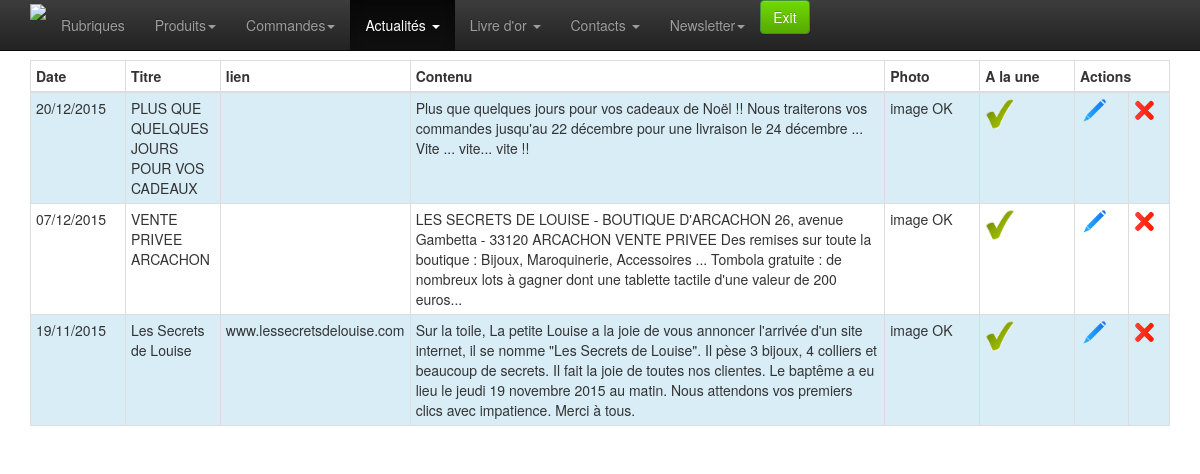
/admin/news-list.php (signed in), run on the app's committed database.
### tables this page shows
CREATE TABLE `news` (
  `id_news` int(11) NOT NULL AUTO_INCREMENT,
  `date_news` datetime NOT NULL,
  `titre` varchar(250) NOT NULL,
  `accroche` text,
  `contenu` text,
  `image1` varchar(250) DEFAULT NULL,
  `online` tinyint(4) NOT NULL DEFAULT '0',
  PRIMARY KEY (`id_news`)
);

### admin/classes/StorageManager.php (called while the page is built, shortened)
<?php
class StorageManager{
	protected function dbConnect() {
	    $host = DBHOST;
	    $user = DBUSER;
	    $pass = DBPASSWD;
	    $bdd  = DBNAME;
		try {
			$this->mysqli = new mysqli ($host, $user, $pass, $bdd) ;
		} catch (Exception $e) {
			throw new Exception("Erreur Connexion DB ". $e->getMessage());
		}
	}
}
?>

### admin/classes/News.php (called while the page is built, shortened)
<?php
require_once("StorageManager.php");
class News extends StorageManager {
	public function newsGet($id){
		if (!isset($id)){
			$requete = "SELECT * FROM `news` ORDER BY date_news DESC" ;
		} else {
			$requete = "SELECT * FROM `news` WHERE id_news=". $id ;
		}
		$new_array = null;
		$result = mysqli_query($this->mysqli,$requete);
		while( $row = mysqli_fetch_assoc( $result)){
			$new_array[] = $row;
		}
		return $new_array;
	}
}

### admin/classes/utils.php (called while the page is built, shortened)
<?
	function traitement_datetime_affiche($date) {
		if ( $date != "" ) {
			$tab = explode(" ", $date);
			$tab2 = explode("-", $tab[0]);
		   	return $tab2[2] . "/" . $tab2[1] . "/" . $tab2[0] ;
		}
		else
			return "";
	}
?>

### admin/news-list.php (the view, shortened to what this page needs)
<?php include_once 'classes/utils.php';?>
<?php
require 'classes/News.php';
	$news = new News();
	$result = $news->newsGet(null);
?>
<!doctype html>
<html class="no-js" lang="en">
<head>
	<?php include_once 'inc-meta.php';?>
</head>
<body>
	<?php require_once 'inc-menu.php';?>
	<div class="container">
		<div class="row">
			<div class="col-xs-12 col-sm-12 col-md-12">
				<table class="table table-hover table-bordered table-condensed table-striped" >
					<thead>
						<tr>
							<th class="col-md-1" style="">
								Date
							</th>
							<th class="col-md-1" style="">
								Titre
							</th>
							<th class="col-md-2" style="">
								lien
							</th>
							<th class="col-md-5" style="">
								Contenu
							</th>
							<th class="col-md-1" style="">
								Photo
							</th>
							<th class="col-md-1" style="">
								A la une
							</th>
							<th class="col-md-1" colspan="2" style="">
								Actions
							</th>
						</tr>
					</thead>
					<tbody>
						<?php
						if (!empty($result)) {
							$i=0;
							foreach ($result as $value) {
							$i++;
							if($value['online']=='1') {
								$online = 'check';
							} else {
								$online = 'vide';
							}
							?>
							<tr class="<?php if ($i%2!=0) echo 'info'?>">
								<td><?php echo traitement_datetime_affiche($value['date_news'])?></td>
								<td><?php echo $value['titre']?></td>
								<td><?php echo $value['accroche']?></td>
								<td><?php echo $value['contenu']?></td>
								<td><?php if(!empty($value['image1']) && isset($value['image1'])) echo 'image OK' ?></td>
								<td><img src="img/<?php echo $online ?>.png" width="30" ></td>
								<td><a href="news-edit.php?id=<?php echo $value['id_news'] ?>"><img src="img/modif.png" width="30" alt="Modifier" ></a></td>
								<td>
								<img src="img/del.png" width="20" alt="Supprimer" onclick="$('.supp<?php echo $value['id_news']?>').css('display', 'block');"> </td>
							</tr>
							<?php } ?>
						<?php } ?>
					</tbody>
				</table>
			</div>
		</div>
	</div>
</body>
</html>

### admin/css/style.css (style rules this page uses)
body { padding-top: 60px; padding-bottom: 40px; }

### data on the page
news: date_news "20/12/2015", titre "PLUS QUE QUELQUES JOURS POUR VOS CADEAUX", contenu "Plus que quelques jours pour vos cadeaux de Noël !! Nous traiterons vos commandes jusqu'au 22 décembre pour une livraison le 24 décembre ... Vite ... vite... vite !!", shows "image OK"
news: date_news "07/12/2015", titre "VENTE PRIVEE ARCACHON", contenu "LES SECRETS DE LOUISE - BOUTIQUE D'ARCACHON 26, avenue Gambetta - 33120 ARCACHON VENTE PRIVEE Des remises sur toute la boutique : Bijoux, Maroquinerie, Accessoires ... Tombola gratuite : de nombreux lots à gagner dont une tablette tactile d'une valeur de 200 euros...", shows "image OK"
news: date_news "19/11/2015", titre "Les Secrets de Louise", accroche "www.lessecretsdelouise.com", contenu "Sur la toile, La petite Louise a la joie de vous annoncer l'arrivée d'un site internet, il se nomme \"Les Secrets de Louise\". Il pèse 3 bijoux, 4 colliers et beaucoup de secrets. Il fait la joie de toutes nos clientes. Le baptême a eu lieu le jeudi 19 novembre 2015 au matin. Nous attendons vos premiers clics avec impatience. Merci à tous.", image1 "image OK"
